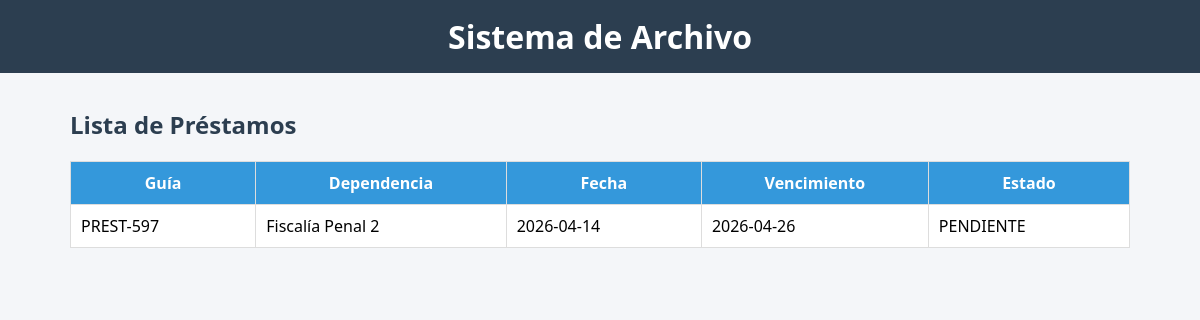
The app's page /views/prestamo/listar.php (signed in) with its own data.
### tables this page shows
CREATE TABLE `prestamo` (
  `id` int(11) NOT NULL,
  `numero_guia` varchar(50) NOT NULL,
  `dependencia_id` int(11) DEFAULT NULL,
  `fecha_prestamo` date DEFAULT NULL,
  `fecha_vencimiento` date DEFAULT NULL,
  `estado` varchar(50) DEFAULT 'PENDIENTE'
);

CREATE TABLE `dependencia` (
  `id` int(11) NOT NULL,
  `nombre` varchar(100) NOT NULL
);

### views/prestamo/listar.php (the view)
<?php
include("../../config/conexion.php");
include("../layouts/header.php");
$sql = "SELECT p.*, d.nombre
        FROM prestamo p
        JOIN dependencia d ON p.dependencia_id = d.id";
$res = $conn->query($sql);
?>
<h2>Lista de Préstamos</h2>
<table border="1" width="100%" cellpadding="10">
<tr>
    <th>Guía</th>
    <th>Dependencia</th>
    <th>Fecha</th>
    <th>Vencimiento</th>
    <th>Estado</th>
</tr>
<?php while($r = $res->fetch_assoc()) { ?>
<tr>
    <td><?php echo $r['numero_guia']; ?></td>
    <td><?php echo $r['nombre']; ?></td>
    <td><?php echo $r['fecha_prestamo']; ?></td>
    <td><?php echo $r['fecha_vencimiento']; ?></td>
    <td><?php echo $r['estado']; ?></td>
</tr>
<?php } ?>
</table>
<?php include("../layouts/footer.php"); ?>

### public/css/estilos.css (style rules this page uses)
body { font-family: 'Segoe UI', sans-serif; background-color: #f4f6f9; margin: 0; }
h2 { color: #2c3e50; }
table { width: 100%; border-collapse: collapse; margin-top: 20px; background: white; }
th { background: #3498db; color: white; }
td, th { padding: 10px; border: 1px solid #ddd; }

### records on screen
prestamo: numero_guia "PREST-597", dependencia.nombre "Fiscalía Penal 2", fecha_prestamo "2026-04-14", fecha_vencimiento "2026-04-26", estado "PENDIENTE"
